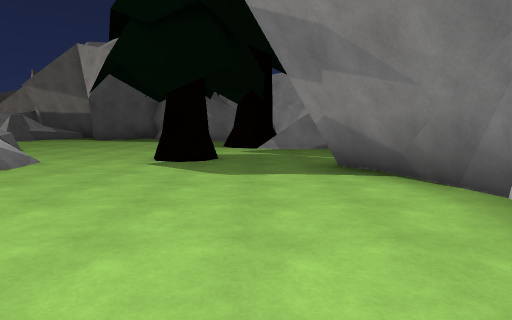
View 1 (above)

20 first-person views from a walk through a scene from a Unity 3-D project. The camera is 1.4 m above the floor, tilts 6° down and sees 75° across. The floor is counted in squares, 2 m on a side. Each view is taken from the middle of a square. On the plan, view 1 faces up. The plan holds only what a view shows up to about 10 squares ahead; the rest is blank. The place goes on beyond the plan. The player character is not drawn.

View 2
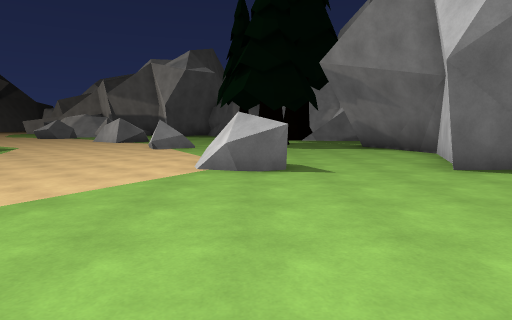

View 3
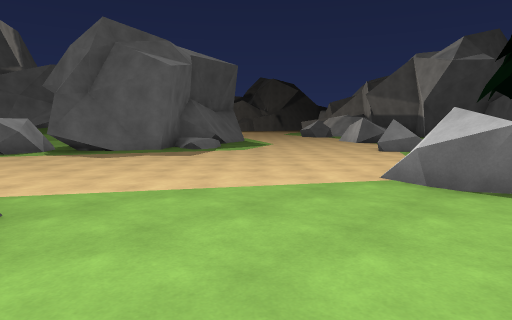

View 4
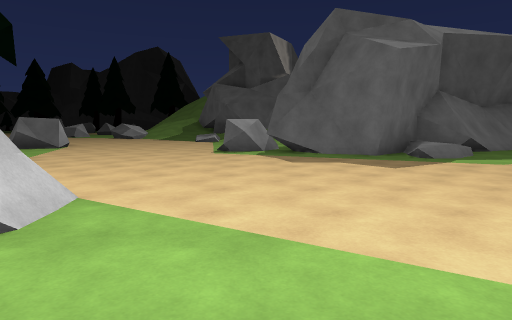

View 5
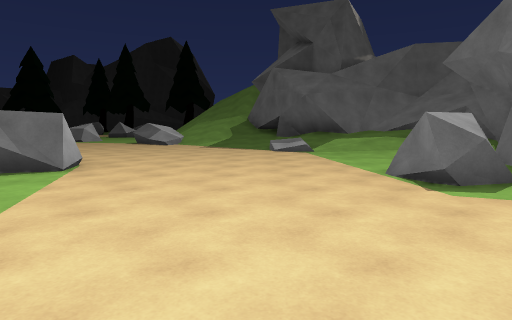

View 6
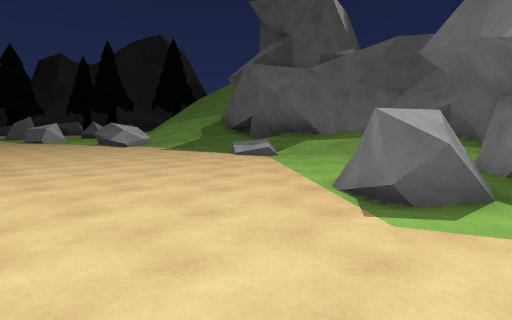

View 7
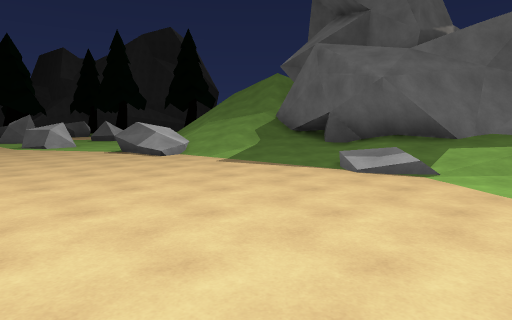

View 8
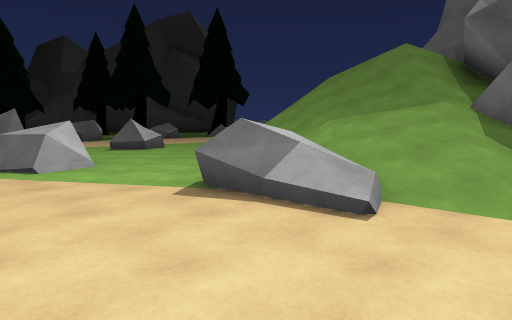

View 9
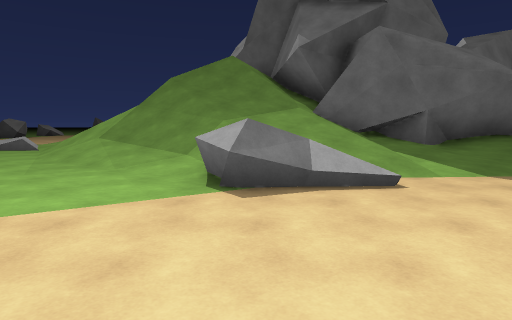

View 10
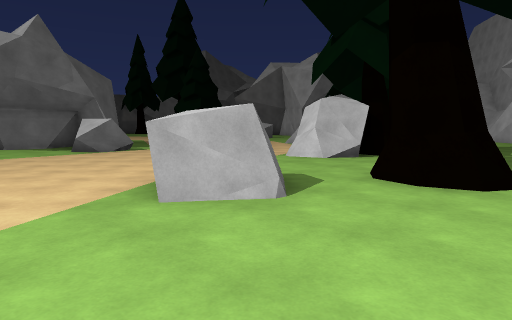

View 11
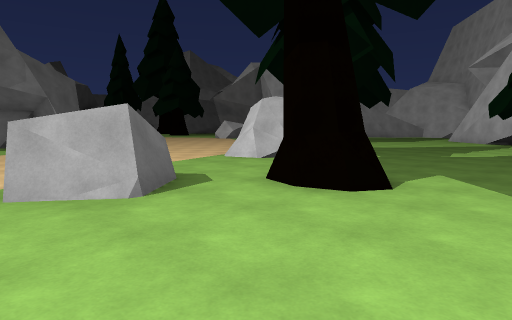

View 12
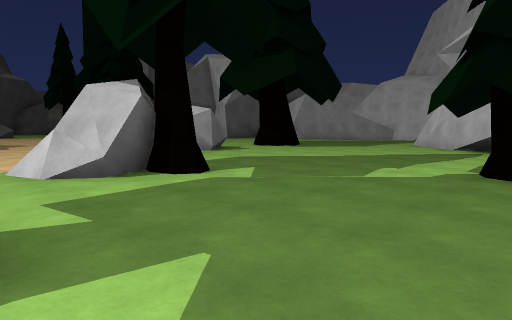

View 13
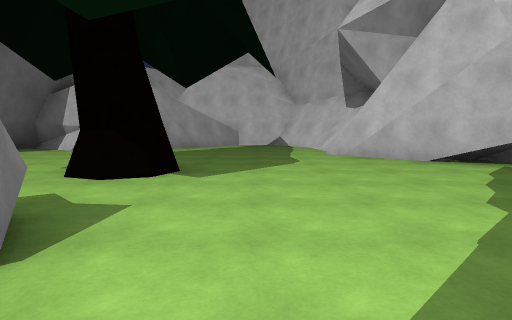

View 14
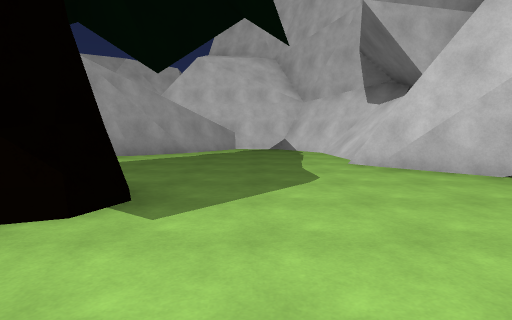

View 15
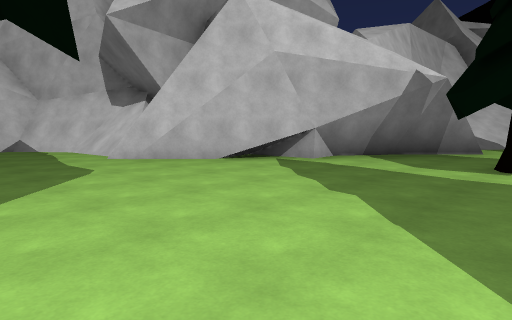

View 16
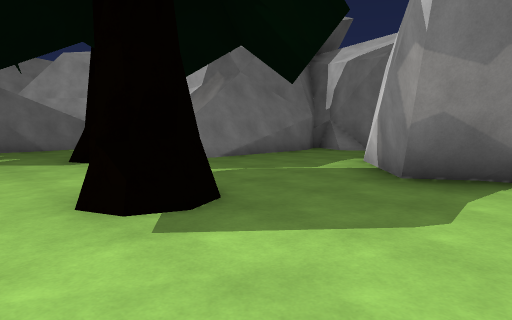

View 17
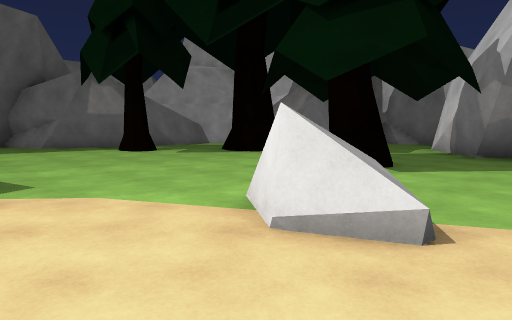

View 18
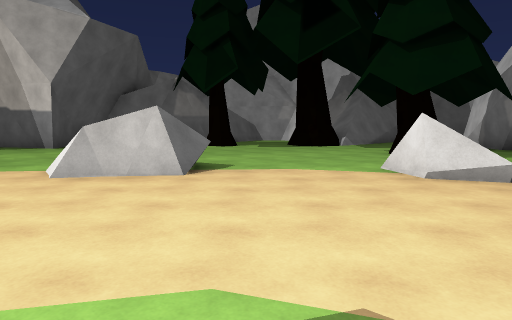

View 19
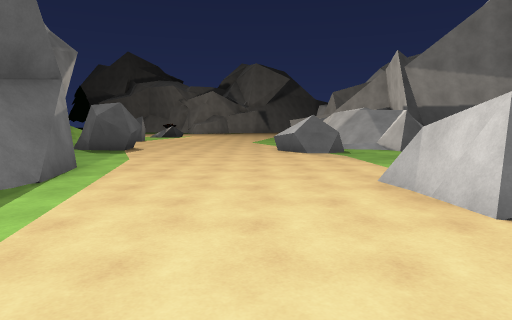

View 20
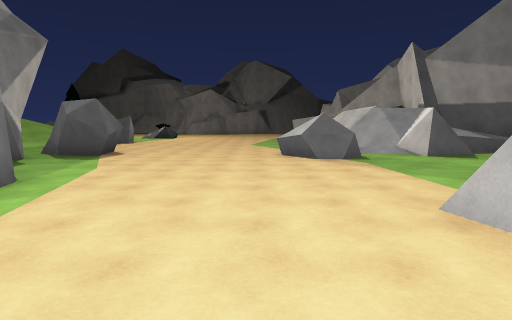

### Floor plan
Key: @ floor where view 1 was taken; # wall or solid block; x gap in a wall; . main floor; : floor 0.5 m higher than the main floor; / step, stairs or slope; = window, fence, low wall or low ledge; ^ raised ledge; O other object.
Columns run from 28 left of view 1 to 6 right of it. Each row starts with its distance up from view 1.
 15                 /## .. .. ###
 14                 //...........
 13              .. #.... ...O...
 12             ...^^.... ......O ##
 11            .......... .....OO /##
 10            .........  ......Ox#####
  9            ##....../==............#
  8            x........#=............#
  7            ##.............OO...#
  6                ##......^......##
  5                 #......^.....##
  4                 ##............#
  3                  #/...........#
  2           #      #//..........#
  1           ###    ##.......#...#
  0          ##/ /#####.......^.@####
 -1          ##///...#..............#
 -2          ##///..##..............#
 -3   ###   ###//...^#............. #
 -4   #/#####:///..........##.......#
 -5    ////#///............##..OO...###
 -6    ////////..........  ...........#
 -7    ///////..........# ............#
 -8    ///////......#..=#O.........../#
 -9 //////////.....##....O........#//##
-10 /.////.........=..O..........#####
-11  ........... ....OO.........#####
-12   ^...^=.... ..........OO..##
-13   #...^x.     ......... .O##

Positions as (right, up) in squares from view 1, and headings:
1: (0, 0), facing up
2: (-2, -5), facing up
3: (-1, -4), facing up-left
4: (-2, -2), facing left
5: (-7, -5), facing left
6: (-8, -4), facing left
7: (-11, -6), facing left
8: (-16, -9), facing left
9: (-17, -12), facing up-left
10: (-15, -12), facing up-right
11: (-14, -13), facing up-right
12: (-10, -13), facing up-right
13: (-6, -7), facing right
14: (-4, -7), facing right
15: (-5, -6), facing down-right
16: (-3, 4), facing up-right
17: (-7, 4), facing up-right
18: (-10, 4), facing up-right
19: (-7, 5), facing up-left
20: (-8, 6), facing up-left
